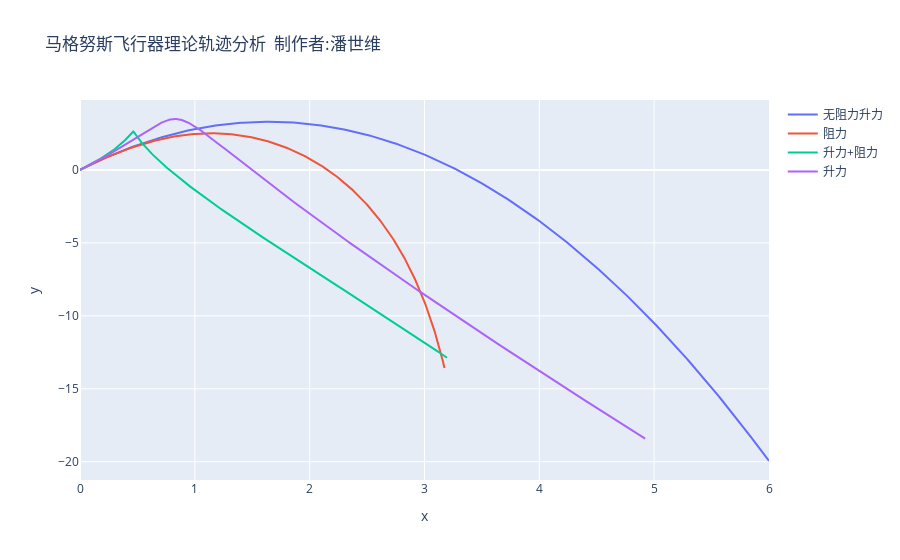

The cell this chart's notebook holds for it:
### Code cell
import plotly.express as px
import plotly.graph_objects as go

fig=go.Figure()
fig.add_trace(go.Scatter(x=X,y=Y,name='无阻力升力')) 
fig.add_trace(go.Scatter(x=X2,y=Y2,name='阻力')) 
fig.add_trace(go.Scatter(x=X3,y=Y3,name='升力+阻力'))
fig.add_trace(go.Scatter(x=X4,y=Y4,name='升力'))
fig.update_layout(title='马格努斯飞行器理论轨迹分析  制作者:潘世维',
                  xaxis_title='x',yaxis_title='y')

### Figure 1 — Plotly figure (JSON) as saved in the notebook; plotly's stock layout.template omitted (floating-point values rounded to 4 significant figures; data arrays with more than 128 entries replaced by an {"elided": "..."} marker saying what was removed)
{"data": [{"name": "无阻力升力", "type": "scatter", "x": {"elided": "301 float values"}, "y": {"elided": "301 float values"}}, {"name": "阻力", "type": "scatter", "x": {"elided": "301 float values"}, "y": {"elided": "301 float values"}}, {"name": "升力+阻力", "type": "scatter", "x": {"elided": "301 float values"}, "y": {"elided": "301 float values"}}, {"name": "升力", "type": "scatter", "x": {"elided": "301 float values"}, "y": {"elided": "301 float values"}}], "layout": {"title": {"text": "马格努斯飞行器理论轨迹分析  制作者:潘世维"}, "xaxis": {"title": {"text": "x"}}, "yaxis": {"title": {"text": "y"}}}}
